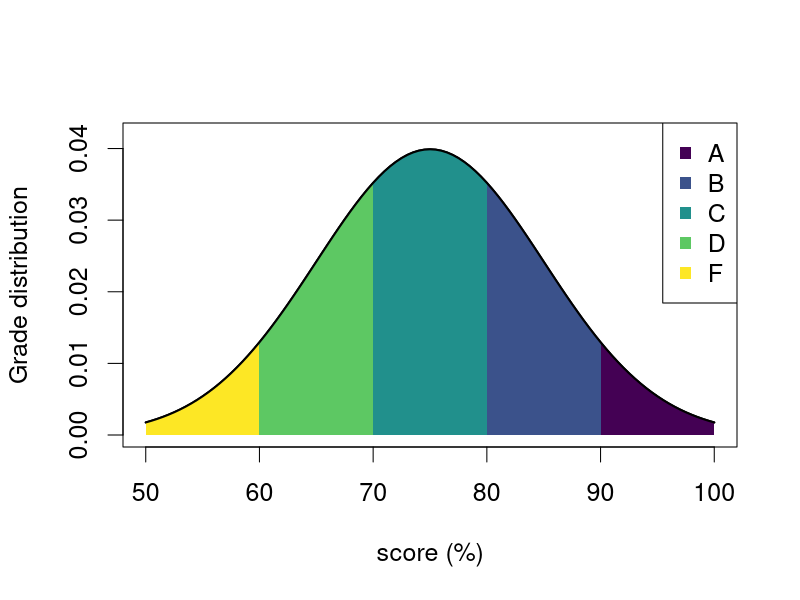
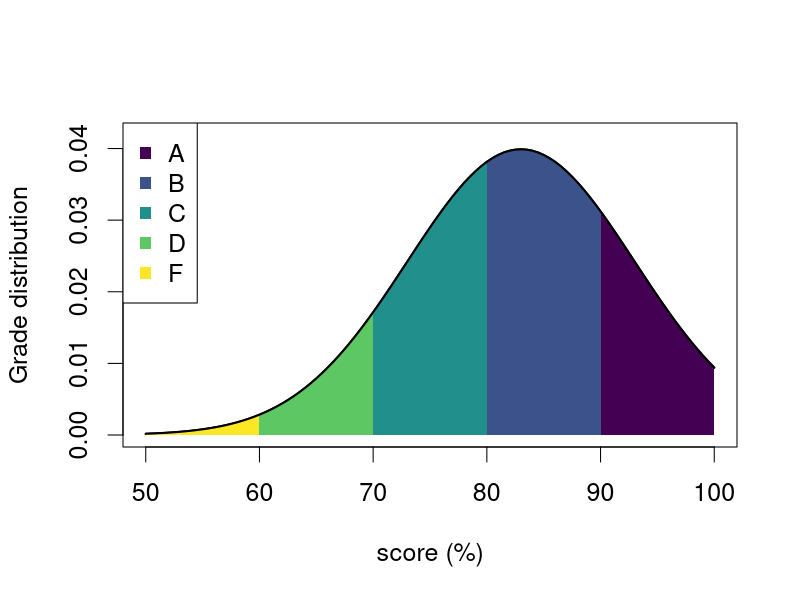

Recreate these plots in R, in order.
## ---- chunk 1
knitr::opts_knit$set(base.dir = "/home/swolf/website/", base.url = "/")
knitr::opts_chunk$set(fig.path = "figure/2020-05-02-gradeOnCurve/")
## ---- chunk 2
library(viridis)

fscores = 50:60
fdist = dnorm(fscores,mean=75,sd=10)
dscores = 60:70
ddist = dnorm(dscores,mean=75,sd=10)
cscores = 70:80
cdist = dnorm(cscores,mean=75,sd=10)
bscores = 80:90
bdist = dnorm(bscores,mean=75,sd=10)
ascores = 90:100
adist = dnorm(ascores,mean=75,sd=10)


pal = viridis(5)
scoreDist = dnorm(0:100,mean=75,sd=10)
par(cex=1.5)
curve(dnorm(x,mean=75,sd=10),type='l',xlim=c(50,100),xlab='score (%)',ylab='Grade distribution',lwd=2,ylim=c(0,1.05*dnorm(75,mean=75,sd=10)))
polygon(c(50,fscores,60),c(0,fdist,0),col=pal[5],border=NA)
polygon(c(60,dscores,70),c(0,ddist,0),col=pal[4],border=NA)
polygon(c(70,cscores,80),c(0,cdist,0),col=pal[3],border=NA)
polygon(c(80,bscores,90),c(0,bdist,0),col=pal[2],border=NA)
polygon(c(90,ascores,100),c(0,adist,0),col=pal[1],border=NA)
curve(dnorm(x,mean=75,sd=10),type='l',xlim=c(50,100),xlab='score (%)',ylab='Grade distribution',lwd=2,add=TRUE)
legend('topright',legend=c(LETTERS[1:4],"F"),col=pal,pch=15)
## ---- chunk 3
library(kableExtra)
borders = pnorm(seq(90,60,by=-10), mean = 75, sd = 10)
bottom = c(borders,0)
top = c(1,borders)
probs = (top-bottom)*100
gDist.df = data.frame('grade'=c(LETTERS[1:4],"F"), 'number'=round(probs,0))
kable(gDist.df,align='cr') %>%
  kable_styling(bootstrap_options = "striped", full_width = F)
## ---- chunk 4
library(viridis)

fscores = 50:60
fdist = dnorm(fscores,mean=83,sd=10)
dscores = 60:70
ddist = dnorm(dscores,mean=83,sd=10)
cscores = 70:80
cdist = dnorm(cscores,mean=83,sd=10)
bscores = 80:90
bdist = dnorm(bscores,mean=83,sd=10)
ascores = 90:100
adist = dnorm(ascores,mean=83,sd=10)


pal = viridis(5)
scoreDist = dnorm(0:100,mean=83,sd=10)
par(cex=1.5)
curve(dnorm(x,mean=83,sd=10),type='l',xlim=c(50,100),xlab='score (%)',ylab='Grade distribution',lwd=2,ylim=c(0,1.05*dnorm(83,mean=83,sd=10)))
polygon(c(50,fscores,60),c(0,fdist,0),col=pal[5],border=NA)
polygon(c(60,dscores,70),c(0,ddist,0),col=pal[4],border=NA)
polygon(c(70,cscores,80),c(0,cdist,0),col=pal[3],border=NA)
polygon(c(80,bscores,90),c(0,bdist,0),col=pal[2],border=NA)
polygon(c(90,ascores,100),c(0,adist,0),col=pal[1],border=NA)
curve(dnorm(x,mean=83,sd=10),type='l',xlim=c(50,100),xlab='score (%)',ylab='Grade distribution',lwd=2,add=TRUE)
legend('topleft',legend=c(LETTERS[1:4],"F"),col=pal,pch=15)
## ---- chunk 5
borders = pnorm(seq(90,60,by=-10), mean = 83, sd = 10)
bottom = c(borders,0)
top = c(1,borders)
probs = (top-bottom)*100
gDist2.df = data.frame('grade'=c(LETTERS[1:4],'F'), 'number'=round(probs,0))
kable(gDist2.df,align='cr') %>%
  kable_styling(bootstrap_options = "striped", full_width = F)
